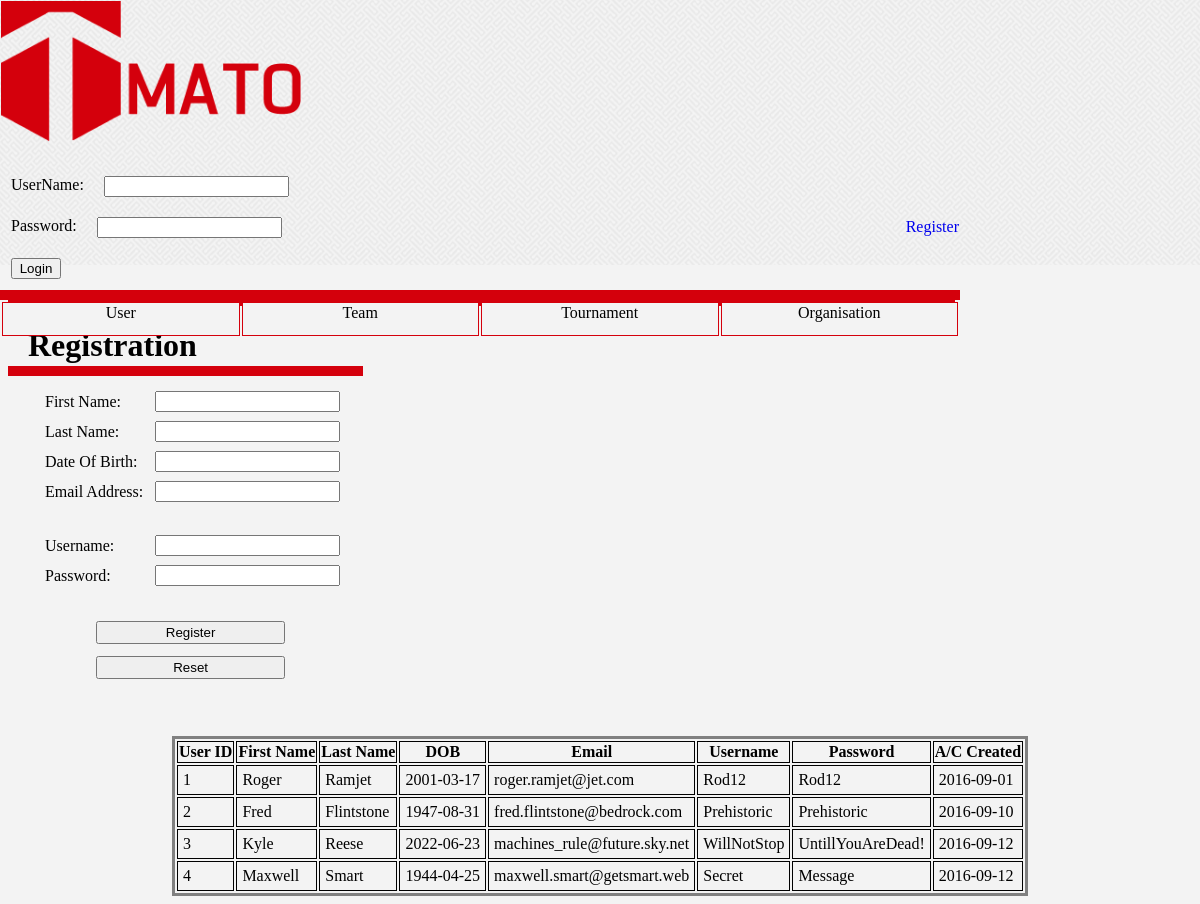
/registration.php, run on the app's committed database.
### tables this page shows
CREATE TABLE `user` (
  `User_ID` int(8) NOT NULL,
  `User_FName` varchar(32) NOT NULL,
  `User_LName` varchar(32) NOT NULL,
  `User_DOB` date NOT NULL,
  `User_Email` varchar(48) NOT NULL,
  `User_UName` varchar(20) NOT NULL,
  `User_Password` varchar(20) NOT NULL,
  `User_PwordHash` varchar(64) NOT NULL,
  `User_Created` date NOT NULL,
  `User_Bio` text,
  `User_DisplayName` int(1) NOT NULL DEFAULT '0',
  `User_DisplayAge` int(1) NOT NULL DEFAULT '0'
);

### registration.php (the view, shortened to what this page needs)
<!DOCTYPE html>
<html>
    <head>
        <link rel="stylesheet" type="text/css" href="css/tmato_theme.css"/>
        <link rel="stylesheet" type="text/css" href="css/style.css"/>
    </head>
    <body>
        <div class="nonScroll">
            <form method="post" action="php/login_handler.php">
                <table class="table_header">
                    <tr>
                        <td><a href = "homepage.php"><img src="resources\images\tmato.png" class="logo"></a></td>
                    </tr>
                    <tr>
                        <td><div class="spacerSmall"></div></td>
                    </tr>
                    <tr>
                    	<td>
                        <?php
                        if (isset($_SESSION['loggedin']) && $_SESSION['loggedin'] == true) {
                        	$_SESSION['loggedin'] = true;
                        } else {
                        	echo "
	                            <label class='indent_01'>UserName:  </label>
	                            <input class='indent_01' type='text' name='username'>
	                            <label class='indent_01'>Password:  </label>
	                            <input class='indent_01' type='password' name='password'>
	                            <input class='indent_01' type='submit' value='Login'>
                        	";
                        }
                        ?>
                     	</td>
                        <td>
                        </td>
                        <td align="right">
                        <p align="right">
                        <?php
                        if (isset($_SESSION['loggedin']) && $_SESSION['loggedin'] == true) {
                        	echo "<a href='php/logout_handler.php' class='cleanLink'>logout</a>";
                        } else {
                            echo "<a href='registration.php' class='cleanLink'>Register</a>";
                        }
                        ?>
                        </p>
                     	</td>
                    </tr>
                </table>
            </form>
            <div class="pageBreak"></div>
            <div>
                <table class="table_nav">
                    <tr class="banner">
                        <td><a href ="user_account.php">User</a></td>
                        <td><a href ="team.php">Team</a></td>
                        <td><a href ="tournament.php">Tournament</a></td>
                        <td><a href ="organisation.php">Organisation</a></td>
                    </tr>
                </table>
            </div>
        </div>
        <div class="contentContainer">
        <div class="spacerLarge"></div>
        <h1>
            Registration
        </h1>
        <div class="headingBreak"></div>
        <div class="setBodyMargin">
            <form method="POST" action="php/registration_handler.php">
                <table class="tb1">
                    <tr><td class="td1">First Name:</td><td></td><td><input type="text" name="firstname"></td></tr>
                    <tr><td class="td1">Last Name:</td><td></td><td><input type="text" name="lastname"></td></tr>
                    <tr><td class="td1">Date Of Birth:</td><td></td><td><input type="text" name="dob"></td></tr>
                    <tr><td class="td1">Email Address:</td><td></td><td><input type="text" name="email"></td></tr>
                    <tr><td class="td1" colspan="3"></td></tr>
                    <tr><td class="td1" colspan="3"></td></tr>
                    <tr><td class="td1">Username:</td><td></td><td><input type="text" name="username"></td></tr>
                    <tr><td class="td1">Password:</td><td></td><td><input type="password" name="password"></td></tr>
                    <tr><td class="td1" colspan="3"></td></tr>
                    <tr><td class="td1" colspan="3"></td></tr>
                    <tr class="tr1" style="text-align:center"><td class="td1" colspan="3"><input class="btn" type="submit" name="submit" value="Register"></td></tr>
                    <tr class="tr1" style="text-align:center"><td class="td1" colspan="3"><input class="btn" type="reset" name="reset" value="Reset"></td></tr>
                    <tr>
                        <td class="reg_msg" colspan="3">
                        </td>
                    </tr>
                </table>
            </form>
        </div>
        <div>
            <br><br>
            <div class="div_user">
                <table class="tbl_user">
                    <tr>
                        <th class="th_user">User ID</th>
                        <th class="th_user">First Name</th>
                        <th class="th_user">Last Name</th>
                        <th class="th_user">DOB</th>
                        <th class="th_user">Email</th>
                        <th class="th_user">Username</th>
                        <th class="th_user">Password</th>
                        <th class="th_user">A/C Created</th>
                    </tr>
                    <?php
                    $connection = mysqli_connect("localhost:3306", "root", "", "tmato_db");
                    $result = mysqli_query($connection, "SELECT * FROM user;");
                    while ($output = mysqli_fetch_row($result)) {
                        echo"
                                <tr>
                                    <td class='td_user'>$output[0]</td>
                                    <td class='td_user'>$output[1]</td>
                                    <td class='td_user'>$output[2]</td>
                                    <td class='td_user'>$output[3]</td>
                                    <td class='td_user'>$output[4]</td>
                                    <td class='td_user'>$output[5]</td>
                                    <td class='td_user'>$output[6]</td>
                                    <td class='td_user'>$output[8]</td>
                                </tr>
                            ";
                    }
                    ?>
                </table>
            </div>
        </div>
        </div>
    </body>
</html>

### css/tmato_theme.css (style rules this page uses)
.nonScroll { display: block; position: fixed; top: 0; left: 0; z-index: 1; width: 100%; height: 265px; background: url("../resources/images/maze_white.gif"); }
.banner td { width: 25%; height: 30px; border: 1px solid #D4000C; border-collapse: collapse; background-color: #F3F3F3; }
.banner a { width: 100%; height: 100%; display: block; text-decoration: none; color: black; text-align: center; vertical-align: middle; padding: 0px; }
.logo { max-width: 300px; max-height: 160px; }
.spacerSmall { height: 16px; }
.spacerLarge { height: 288px; }
.pageBreak { background-color: #D4000C; height: 10px; width: 80%; }
.headingBreak { background-color: #D4000C; height: 10px; width: 30%; margin-top: -20px; }
.setBodyMargin { width: 80%; margin-left: 20px; }
.cleanLink { text-decoration: none; }
p { width: 80%; margin-left: 20px; }
h1 { margin-left: 20px; }
body { background-color: #F3F3F3; }
.table_header { border-spacing: 0; table-layout: fixed; width: 80%; }
.table_nav { width: 80%; }

### css/style.css (style rules this page uses)
.btn { width: 5cm; padding: 2px; margin: auto; }
.tb1 { padding: 10px; }
.td1 { padding: 5px; }
.reg_msg { color: green; text-align: center; }
.indent_01 { float: left; margin: 10px; min-width: 50px; max-width: 600px; }
.tbl_user { margin: auto; border-style: solid; }
.th_user { border-style: solid; border-width: .5px; font-weight: bold; }
.td_user { border-style: solid; border-width: .5px; padding: 5px; }

### data on the page
user: User_ID "1", User_FName "Roger", User_LName "Ramjet", User_DOB "2001-03-17", User_Email "roger.ramjet@jet.com", User_UName "Rod12", User_Password "Rod12", User_Created "2016-09-01"
user: User_ID "2", User_FName "Fred", User_LName "Flintstone", User_DOB "1947-08-31", User_Email "fred.flintstone@bedrock.com", User_UName "Prehistoric", User_Password "Prehistoric", User_Created "2016-09-10"
user: User_ID "3", User_FName "Kyle", User_LName "Reese", User_DOB "2022-06-23", User_Email "machines_rule@future.sky.net", User_UName "WillNotStop", User_Password "UntillYouAreDead!", User_Created "2016-09-12"
user: User_ID "4", User_FName "Maxwell", User_LName "Smart", User_DOB "1944-04-25", User_Email "maxwell.smart@getsmart.web", User_UName "Secret", User_Password "Message", User_Created "2016-09-12"
